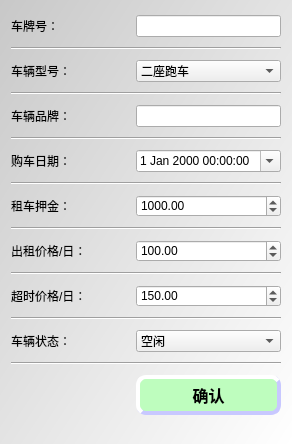
<?xml version="1.0" encoding="UTF-8"?>
<ui version="4.0">
 <class>AddNewCar</class>
 <widget class="QDialog" name="AddNewCar">
  <property name="geometry">
   <rect>
    <x>0</x>
    <y>0</y>
    <width>292</width>
    <height>444</height>
   </rect>
  </property>
  <property name="windowTitle">
   <string>新增车辆</string>
  </property>
  <property name="styleSheet">
   <string notr="true">
QDialog
{
background-color: qlineargradient(spread:repeat, x1:0, y1:0, x2:1, y2:1, stop:0 rgba(200, 200, 200, 255), stop:1 rgba(255, 255, 255, 255));
}
QPushButton{
	border-style:outset;
	background-color:rgba(190, 253, 190);
	border-width:4px;
	border-radius:10px;
	border-color:rgba(200,200,255,255);
	font:bold 16px;
	color:rgba(0,0,0,255);
	padding:4px;
}
QPushButton:pressed{
    border-style:inset;
}
QPushButton:hover{
    background-color:rgba(148, 221, 132);
    color:rgba(0,0,0,200);
}</string>
  </property>
  <layout class="QGridLayout" name="gridLayout">
   <item row="0" column="0">
    <widget class="QLabel" name="label">
     <property name="text">
      <string>车牌号：</string>
     </property>
    </widget>
   </item>
   <item row="1" column="0" colspan="2">
    <widget class="Line" name="line">
     <property name="orientation">
      <enum>Qt::Horizontal</enum>
     </property>
    </widget>
   </item>
   <item row="2" column="0">
    <widget class="QLabel" name="label_2">
     <property name="text">
      <string>车辆型号：</string>
     </property>
    </widget>
   </item>
   <item row="2" column="1">
    <widget class="QComboBox" name="C_TYPE">
     <item>
      <property name="text">
       <string>二座跑车</string>
      </property>
     </item>
     <item>
      <property name="text">
       <string>四座跑车</string>
      </property>
     </item>
     <item>
      <property name="text">
       <string>二座轿车</string>
      </property>
     </item>
     <item>
      <property name="text">
       <string>四座轿车</string>
      </property>
     </item>
     <item>
      <property name="text">
       <string>七座轿车</string>
      </property>
     </item>
     <item>
      <property name="text">
       <string>微型客车</string>
      </property>
     </item>
     <item>
      <property name="text">
       <string>中型客车</string>
      </property>
     </item>
     <item>
      <property name="text">
       <string>大型客车</string>
      </property>
     </item>
     <item>
      <property name="text">
       <string>摩托车</string>
      </property>
     </item>
     <item>
      <property name="text">
       <string>货车</string>
      </property>
     </item>
    </widget>
   </item>
   <item row="0" column="1">
    <widget class="QLineEdit" name="C_ID">
     <property name="maxLength">
      <number>7</number>
     </property>
    </widget>
   </item>
   <item row="3" column="0" colspan="2">
    <widget class="Line" name="line_2">
     <property name="orientation">
      <enum>Qt::Horizontal</enum>
     </property>
    </widget>
   </item>
   <item row="4" column="0">
    <widget class="QLabel" name="label_3">
     <property name="text">
      <string>车辆品牌：</string>
     </property>
    </widget>
   </item>
   <item row="4" column="1">
    <widget class="QLineEdit" name="C_BRAND">
     <property name="maxLength">
      <number>32</number>
     </property>
    </widget>
   </item>
   <item row="6" column="0">
    <widget class="QLabel" name="label_4">
     <property name="text">
      <string>购车日期：</string>
     </property>
    </widget>
   </item>
   <item row="5" column="0" colspan="2">
    <widget class="Line" name="line_3">
     <property name="orientation">
      <enum>Qt::Horizontal</enum>
     </property>
    </widget>
   </item>
   <item row="13" column="0" colspan="2">
    <widget class="Line" name="line_7">
     <property name="orientation">
      <enum>Qt::Horizontal</enum>
     </property>
    </widget>
   </item>
   <item row="14" column="0">
    <widget class="QLabel" name="label_8">
     <property name="text">
      <string>车辆状态：</string>
     </property>
    </widget>
   </item>
   <item row="8" column="1">
    <widget class="QDoubleSpinBox" name="C_DEPOSIT">
     <property name="maximum">
      <double>10000.000000000000000</double>
     </property>
     <property name="singleStep">
      <double>100.000000000000000</double>
     </property>
     <property name="value">
      <double>1000.000000000000000</double>
     </property>
    </widget>
   </item>
   <item row="9" column="0" colspan="2">
    <widget class="Line" name="line_5">
     <property name="orientation">
      <enum>Qt::Horizontal</enum>
     </property>
    </widget>
   </item>
   <item row="12" column="0">
    <widget class="QLabel" name="label_7">
     <property name="text">
      <string>超时价格/日：</string>
     </property>
    </widget>
   </item>
   <item row="12" column="1">
    <widget class="QDoubleSpinBox" name="C_TIMEOUT_PRICE">
     <property name="maximum">
      <double>3000.000000000000000</double>
     </property>
     <property name="value">
      <double>150.000000000000000</double>
     </property>
    </widget>
   </item>
   <item row="16" column="0">
    <spacer name="horizontalSpacer">
     <property name="orientation">
      <enum>Qt::Horizontal</enum>
     </property>
     <property name="sizeHint" stdset="0">
      <size>
       <width>37</width>
       <height>17</height>
      </size>
     </property>
    </spacer>
   </item>
   <item row="10" column="0">
    <widget class="QLabel" name="label_6">
     <property name="text">
      <string>出租价格/日：</string>
     </property>
    </widget>
   </item>
   <item row="11" column="0" colspan="2">
    <widget class="Line" name="line_6">
     <property name="orientation">
      <enum>Qt::Horizontal</enum>
     </property>
    </widget>
   </item>
   <item row="8" column="0">
    <widget class="QLabel" name="label_5">
     <property name="text">
      <string>租车押金：</string>
     </property>
    </widget>
   </item>
   <item row="16" column="1">
    <widget class="QPushButton" name="confirm">
     <property name="cursor">
      <cursorShape>PointingHandCursor</cursorShape>
     </property>
     <property name="text">
      <string>确认</string>
     </property>
    </widget>
   </item>
   <item row="10" column="1">
    <widget class="QDoubleSpinBox" name="C_PRICE">
     <property name="maximum">
      <double>2000.000000000000000</double>
     </property>
     <property name="value">
      <double>100.000000000000000</double>
     </property>
    </widget>
   </item>
   <item row="7" column="0" colspan="2">
    <widget class="Line" name="line_4">
     <property name="orientation">
      <enum>Qt::Horizontal</enum>
     </property>
    </widget>
   </item>
   <item row="15" column="0" colspan="2">
    <widget class="Line" name="line_8">
     <property name="orientation">
      <enum>Qt::Horizontal</enum>
     </property>
    </widget>
   </item>
   <item row="6" column="1">
    <widget class="QDateTimeEdit" name="C_BUYTIME">
     <property name="calendarPopup">
      <bool>true</bool>
     </property>
    </widget>
   </item>
   <item row="14" column="1">
    <widget class="QComboBox" name="C_STATUS">
     <item>
      <property name="text">
       <string>空闲</string>
      </property>
     </item>
     <item>
      <property name="text">
       <string>在租</string>
      </property>
     </item>
     <item>
      <property name="text">
       <string>损坏</string>
      </property>
     </item>
    </widget>
   </item>
  </layout>
 </widget>
 <resources/>
 <connections/>
</ui>
